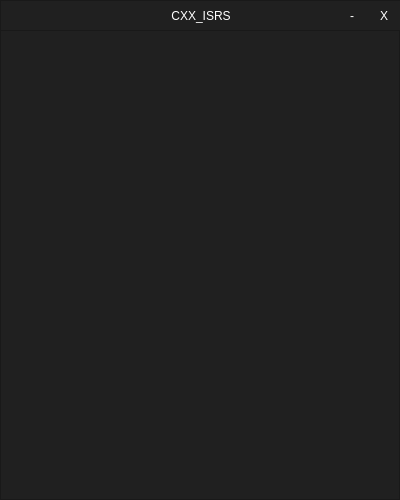
<?xml version="1.0" encoding="UTF-8"?>
<ui version="4.0">
 <class>MainWindow</class>
 <widget class="QMainWindow" name="MainWindow">
  <property name="geometry">
   <rect>
    <x>0</x>
    <y>0</y>
    <width>400</width>
    <height>500</height>
   </rect>
  </property>
  <property name="minimumSize">
   <size>
    <width>400</width>
    <height>500</height>
   </size>
  </property>
  <property name="maximumSize">
   <size>
    <width>400</width>
    <height>500</height>
   </size>
  </property>
  <property name="windowTitle">
   <string>CXX_ISRS</string>
  </property>
  <widget class="QWidget" name="centralwidget">
   <layout class="QVBoxLayout" name="verticalLayout">
    <property name="spacing">
     <number>0</number>
    </property>
    <property name="leftMargin">
     <number>0</number>
    </property>
    <property name="topMargin">
     <number>0</number>
    </property>
    <property name="rightMargin">
     <number>0</number>
    </property>
    <property name="bottomMargin">
     <number>0</number>
    </property>
    <item>
     <widget class="QFrame" name="menu_bar">
      <property name="minimumSize">
       <size>
        <width>400</width>
        <height>30</height>
       </size>
      </property>
      <property name="maximumSize">
       <size>
        <width>400</width>
        <height>30</height>
       </size>
      </property>
      <property name="styleSheet">
       <string notr="true">background-color: rgb(32, 32, 32);</string>
      </property>
      <property name="frameShape">
       <enum>QFrame::StyledPanel</enum>
      </property>
      <property name="frameShadow">
       <enum>QFrame::Raised</enum>
      </property>
      <layout class="QHBoxLayout" name="horizontalLayout">
       <property name="spacing">
        <number>2</number>
       </property>
       <property name="leftMargin">
        <number>0</number>
       </property>
       <property name="topMargin">
        <number>0</number>
       </property>
       <property name="rightMargin">
        <number>0</number>
       </property>
       <property name="bottomMargin">
        <number>0</number>
       </property>
       <item>
        <widget class="QLabel" name="login_tittle">
         <property name="minimumSize">
          <size>
           <width>400</width>
           <height>30</height>
          </size>
         </property>
         <property name="maximumSize">
          <size>
           <width>400</width>
           <height>30</height>
          </size>
         </property>
         <property name="styleSheet">
          <string notr="true">color: rgb(255, 255, 255);</string>
         </property>
         <property name="text">
          <string>CXX_ISRS</string>
         </property>
         <property name="alignment">
          <set>Qt::AlignCenter</set>
         </property>
        </widget>
       </item>
       <item>
        <widget class="QPushButton" name="minimize_button">
         <property name="minimumSize">
          <size>
           <width>30</width>
           <height>30</height>
          </size>
         </property>
         <property name="maximumSize">
          <size>
           <width>30</width>
           <height>30</height>
          </size>
         </property>
         <property name="styleSheet">
          <string notr="true">QPushButton 
{
	border: none;
	color: rgb(255, 255, 255);
}</string>
         </property>
         <property name="text">
          <string>-</string>
         </property>
        </widget>
       </item>
       <item>
        <widget class="QPushButton" name="quit_button">
         <property name="minimumSize">
          <size>
           <width>30</width>
           <height>30</height>
          </size>
         </property>
         <property name="maximumSize">
          <size>
           <width>30</width>
           <height>30</height>
          </size>
         </property>
         <property name="styleSheet">
          <string notr="true">QPushButton 
{
	border: none;
	color: rgb(255, 255, 255);
}</string>
         </property>
         <property name="text">
          <string>X</string>
         </property>
        </widget>
       </item>
      </layout>
     </widget>
    </item>
    <item>
     <widget class="QFrame" name="login">
      <property name="styleSheet">
       <string notr="true">background-color: rgb(32, 32, 32);</string>
      </property>
      <property name="frameShape">
       <enum>QFrame::StyledPanel</enum>
      </property>
      <property name="frameShadow">
       <enum>QFrame::Raised</enum>
      </property>
     </widget>
    </item>
   </layout>
  </widget>
 </widget>
 <resources/>
 <connections/>
</ui>
